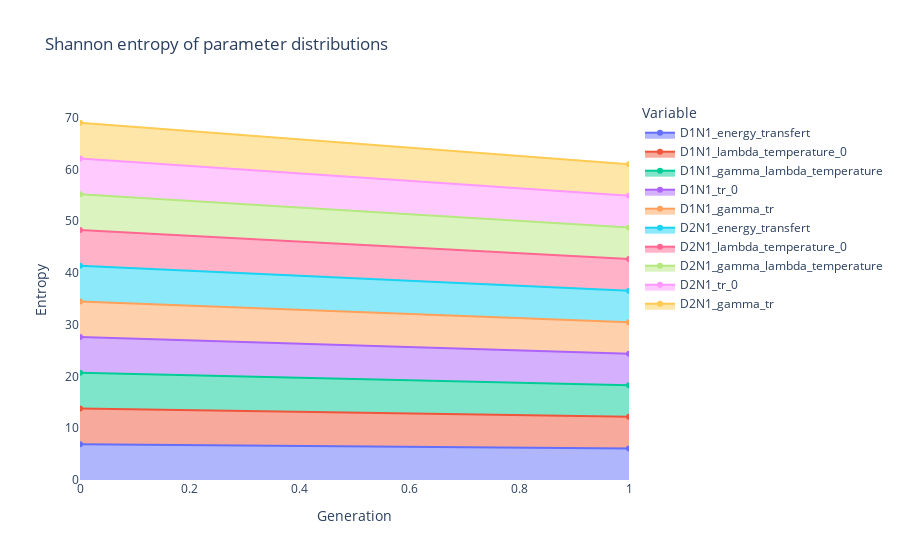

The cell this chart's notebook holds for it:
### Code cell
viewer.shannon_entropy(bins=100_000)

### Figure 1 — Plotly figure (JSON) as saved in the notebook; plotly's stock layout.template omitted (floating-point values rounded to 4 significant figures)
{"data": [{"fillpattern": {"shape": ""}, "hovertemplate": "Variable=D1N1_energy_transfert<br>Generation=%{x}<br>Entropy=%{y}<extra></extra>", "legendgroup": "D1N1_energy_transfert", "line": {"color": "#636efa"}, "marker": {"symbol": "circle"}, "mode": "lines+markers", "name": "D1N1_energy_transfert", "orientation": "v", "showlegend": true, "stackgroup": "1", "type": "scatter", "x": [0, 1], "xaxis": "x", "y": [6.902, 6.102], "yaxis": "y"}, {"fillpattern": {"shape": ""}, "hovertemplate": "Variable=D1N1_lambda_temperature_0<br>Generation=%{x}<br>Entropy=%{y}<extra></extra>", "legendgroup": "D1N1_lambda_temperature_0", "line": {"color": "#EF553B"}, "marker": {"symbol": "circle"}, "mode": "lines+markers", "name": "D1N1_lambda_temperature_0", "orientation": "v", "showlegend": true, "stackgroup": "1", "type": "scatter", "x": [0, 1], "xaxis": "x", "y": [6.899, 6.109], "yaxis": "y"}, {"fillpattern": {"shape": ""}, "hovertemplate": "Variable=D1N1_gamma_lambda_temperature<br>Generation=%{x}<br>Entropy=%{y}<extra></extra>", "legendgroup": "D1N1_gamma_lambda_temperature", "line": {"color": "#00cc96"}, "marker": {"symbol": "circle"}, "mode": "lines+markers", "name": "D1N1_gamma_lambda_temperature", "orientation": "v", "showlegend": true, "stackgroup": "1", "type": "scatter", "x": [0, 1], "xaxis": "x", "y": [6.902, 6.112], "yaxis": "y"}, {"fillpattern": {"shape": ""}, "hovertemplate": "Variable=D1N1_tr_0<br>Generation=%{x}<br>Entropy=%{y}<extra></extra>", "legendgroup": "D1N1_tr_0", "line": {"color": "#ab63fa"}, "marker": {"symbol": "circle"}, "mode": "lines+markers", "name": "D1N1_tr_0", "orientation": "v", "showlegend": true, "stackgroup": "1", "type": "scatter", "x": [0, 1], "xaxis": "x", "y": [6.904, 6.086], "yaxis": "y"}, {"fillpattern": {"shape": ""}, "hovertemplate": "Variable=D1N1_gamma_tr<br>Generation=%{x}<br>Entropy=%{y}<extra></extra>", "legendgroup": "D1N1_gamma_tr", "line": {"color": "#FFA15A"}, "marker": {"symbol": "circle"}, "mode": "lines+markers", "name": "D1N1_gamma_tr", "orientation": "v", "showlegend": true, "stackgroup": "1", "type": "scatter", "x": [0, 1], "xaxis": "x", "y": [6.899, 6.076], "yaxis": "y"}, {"fillpattern": {"shape": ""}, "hovertemplate": "Variable=D2N1_energy_transfert<br>Generation=%{x}<br>Entropy=%{y}<extra></extra>", "legendgroup": "D2N1_energy_transfert", "line": {"color": "#19d3f3"}, "marker": {"symbol": "circle"}, "mode": "lines+markers", "name": "D2N1_energy_transfert", "orientation": "v", "showlegend": true, "stackgroup": "1", "type": "scatter", "x": [0, 1], "xaxis": "x", "y": [6.899, 6.096], "yaxis": "y"}, {"fillpattern": {"shape": ""}, "hovertemplate": "Variable=D2N1_lambda_temperature_0<br>Generation=%{x}<br>Entropy=%{y}<extra></extra>", "legendgroup": "D2N1_lambda_temperature_0", "line": {"color": "#FF6692"}, "marker": {"symbol": "circle"}, "mode": "lines+markers", "name": "D2N1_lambda_temperature_0", "orientation": "v", "showlegend": true, "stackgroup": "1", "type": "scatter", "x": [0, 1], "xaxis": "x", "y": [6.902, 6.114], "yaxis": "y"}, {"fillpattern": {"shape": ""}, "hovertemplate": "Variable=D2N1_gamma_lambda_temperature<br>Generation=%{x}<br>Entropy=%{y}<extra></extra>", "legendgroup": "D2N1_gamma_lambda_temperature", "line": {"color": "#B6E880"}, "marker": {"symbol": "circle"}, "mode": "lines+markers", "name": "D2N1_gamma_lambda_temperature", "orientation": "v", "showlegend": true, "stackgroup": "1", "type": "scatter", "x": [0, 1], "xaxis": "x", "y": [6.904, 6.097], "yaxis": "y"}, {"fillpattern": {"shape": ""}, "hovertemplate": "Variable=D2N1_tr_0<br>Generation=%{x}<br>Entropy=%{y}<extra></extra>", "legendgroup": "D2N1_tr_0", "line": {"color": "#FF97FF"}, "marker": {"symbol": "circle"}, "mode": "lines+markers", "name": "D2N1_tr_0", "orientation": "v", "showlegend": true, "stackgroup": "1", "type": "scatter", "x": [0, 1], "xaxis": "x", "y": [6.901, 6.103], "yaxis": "y"}, {"fillpattern": {"shape": ""}, "hovertemplate": "Variable=D2N1_gamma_tr<br>Generation=%{x}<br>Entropy=%{y}<extra></extra>", "legendgroup": "D2N1_gamma_tr", "line": {"color": "#FECB52"}, "marker": {"symbol": "circle"}, "mode": "lines+markers", "name": "D2N1_gamma_tr", "orientation": "v", "showlegend": true, "stackgroup": "1", "type": "scatter", "x": [0, 1], "xaxis": "x", "y": [6.902, 6.085], "yaxis": "y"}], "layout": {"legend": {"title": {"text": "Variable"}, "tracegroupgap": 0}, "plot_bgcolor": "rgba(0, 0, 0, 0)", "title": {"text": "Shannon entropy of parameter distributions"}, "xaxis": {"anchor": "y", "domain": [0, 1], "showgrid": false, "title": {"text": "Generation"}}, "yaxis": {"anchor": "x", "domain": [0, 1], "showgrid": false, "title": {"text": "Entropy"}}}}
